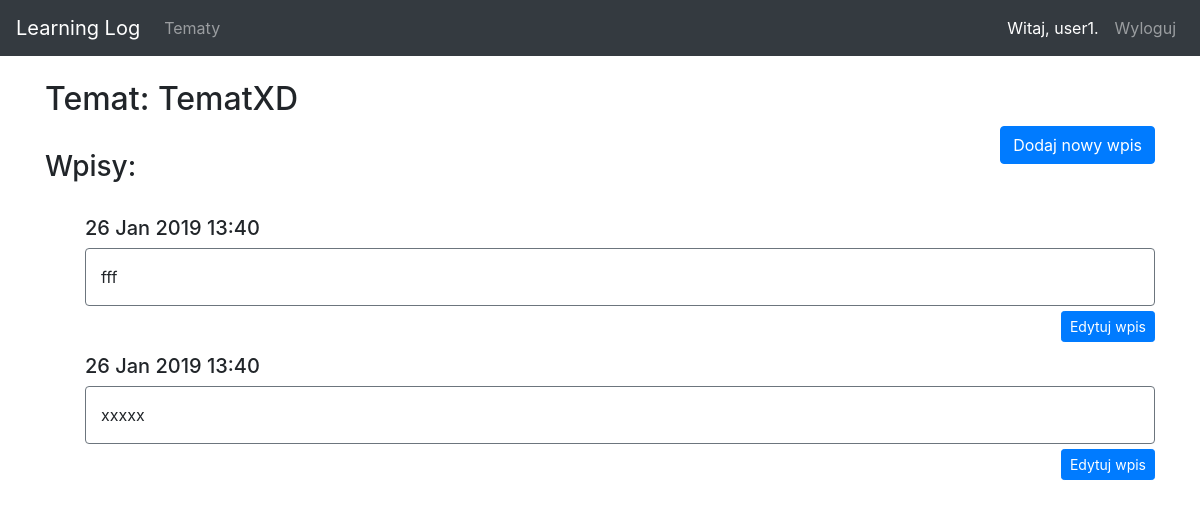
Page /topics/6/ (signed in) on the committed database.
### learning_logs/models.py (models this page shows, shortened)
class Topic(models.Model):
    text = models.CharField(max_length=200)
    date_added = models.DateTimeField(auto_now_add=True)
    owner = models.ForeignKey(User, on_delete=models.CASCADE, )
    def __str__(self):
        return self.text

class Entry(models.Model):
    topic = models.ForeignKey('Topic', on_delete=models.CASCADE)
    text = models.TextField()
    date_added = models.DateTimeField(auto_now_add=True)
    class Meta:
        verbose_name_plural = 'entries'

### learning_logs/views.py (the view)
# urls.py: url(r'^topics/(?P<topic_id>\d+)/$', views.topic, name='topic'),
@login_required
def topic(request, topic_id):
    topic = Topic.objects.get(id=topic_id)
    if topic.owner != request.user:
        raise Http404
    entries = topic.entry_set.order_by('-date_added')
    context = {'topic': topic, 'entries': entries}
    return render(request, 'learning_logs/topic.html', context)

### learning_logs/templates/learning_logs/topic.html
{% extends 'learning_logs/base.html' %}
{% block content %}
    <h2>Temat: {{ topic }}</h2>
     <p class="float-right">
        <a href="{% url 'learning_logs:new_entry' topic.id %}">
            <button class="btn btn-primary">
               Dodaj nowy wpis
            </button>
        </a>
    </p>
    <br>
    <h3>Wpisy:</h3>
    <br>
    <ul>
        {% for entry in entries %}
             <h5>{{ entry.date_added|date:'d M Y H:i' }}</h5>
            <li>
                <div class="item-entry border border-secondary rounded">
                <p>{{ entry.text|linebreaks }}</p>
                </div>
                <a href="{% url 'learning_logs:edit_entry' entry.id %}">
            <button class="btn btn-primary btn-sm item-entry-button float-right">
                    Edytuj wpis
            </button>
                    </a>
            <br>
            <br>
            </li>
        {% empty %}
        <li>
            Nie ma jeszcze żadnego wpisu.
        </li>
        {% endfor %}
    </ul>
{% endblock content %}

### learning_logs/templates/learning_logs/base.html (shortened to what this page needs)
{% load bootstrap4 %}
{% load static %}
<!DOCTYPE html>
<html lang="pl">
  <head>
    <script src="https://maxcdn.bootstrapcdn.com/bootstrap/4.0.0/js/bootstrap.min.js"></script>    {% bootstrap_css %}
     <link rel="stylesheet" href="{% static 'css/one.css' %}">
  </head>
  <body>
    <nav class="navbar navbar-expand-lg navbar-dark bg-dark" >
        <a class="navbar-brand" href="{% url 'learning_logs:index' %}">Learning Log</a>
        {% if user.is_authenticated %}
        <div class="collapse navbar-collapse" id="navbarNav">
            <ul class="navbar-nav">
              <li class="nav-item">
                <a class="nav-link" href="{% url 'learning_logs:topics' %}">Tematy</a>
              </li>
            </ul>
            <ul class="navbar-nav ml-auto">
              <li class="nav-item"><a class="nav-item nav-link active">Witaj, {{ user.username }}.</a></li>
              <li class="nav-item">
                <a class="nav-link" href="{% url 'users:logout' %}">Wyloguj</a>
              </li>
            </ul>
        </div>
        {% endif %}
</nav>
<br>
    <div class="container">
      <div>
        {% block content %}{% endblock %}
      </div>
    </div>
  </body>
</html>

### users/static/css/one.css (style rules this page uses)
.item-entry { padding-left: 15px; padding-right: 15px; }
.item-entry-button { margin-top: 5px; margin-bottom: 10px; }
ul { list-style-type: none; }

### rows in the picture
Topic: text "TematXD"
Entry: date_added "26 Jan 2019 13:40", text "fff"
Entry: date_added "26 Jan 2019 13:40", text "xxxxx"

### other values in the picture
{{ user.username }} "user1"
